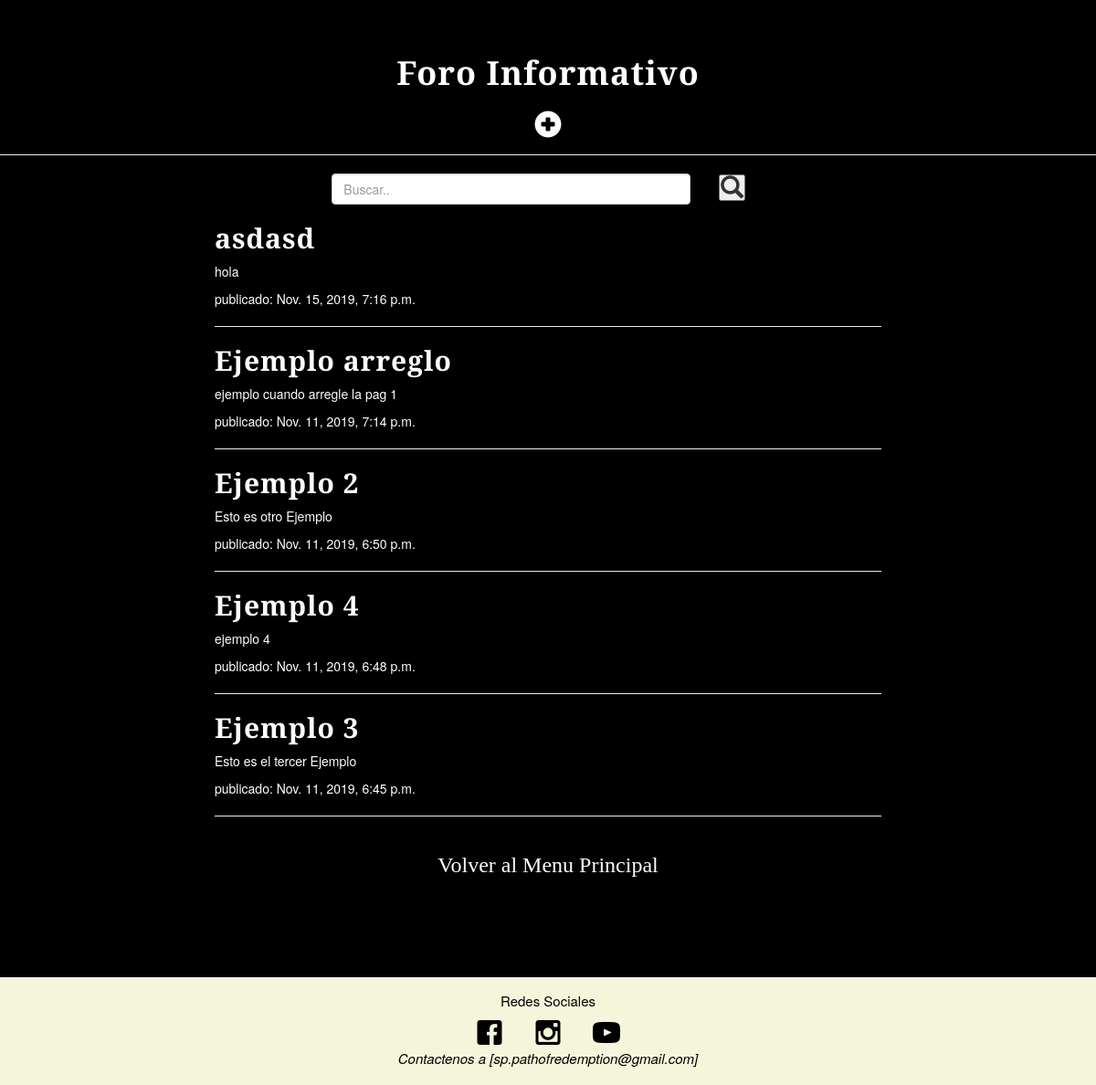
Page /foro (signed in) on the committed database.
### Foro/models.py (models this page shows, shortened)
class Post(models.Model):
    author = models.ForeignKey('auth.User', on_delete=models.CASCADE)
    title = models.CharField(max_length=200)
    text = models.TextField()
    created_date = models.DateTimeField(
            default=timezone.now)
    published_date = models.DateTimeField(
            blank=True, null=True)

### Foro/views.py (the view)
# urls.py: path('foro', views.foro, name='foro'),
def foro(request):
    queryset = request.GET.get("buscar")
    if queryset:
        posts = Post.objects.filter(
            Q(title__icontains = queryset) |
            Q(text__icontains = queryset)
        ).distinct()
    else:
        posts = Post.objects.filter(published_date__lte=timezone.now()).order_by('published_date').reverse()
    return render(request, 'Foro/foro.html', {'posts': posts })

### Foro/templates/Foro/foro.html (shortened to what this page needs)
{% extends 'Foro/base.html' %}
    {% block content %} {% for post in posts %}
    <div>
        <h2><a href="{% url 'post_detail' pk=post.pk %}">{{ post.title }}</a></h2>
        <p>{{ post.text|linebreaksbr }}</p>
        <p> publicado: {{ post.published_date }}</p>
        <hr>
    </div>
    {% endfor %} {% endblock %}

### Foro/static/css/foro.css (style rules this page uses)
* { margin: 0; padding: 0; -webkit-box-sizing: border-box; -moz-box-sizing: border-box; box-sizing: border-box; }
body { background: #000000; }
h2 { color: #F5F5DC; letter-spacing: 1px; font-family: 'Cinzel', serif; font-weight: bold; }
h2 a { color: #fff; letter-spacing: 1px; font-family: 'Cinzel', serif; font-weight: bold; }
p { color: #fff; }

### rows in the picture
Post: title "asdasd", text "hola", published_date "Nov. 15, 2019, 7:16 p.m."
Post: title "Ejemplo arreglo", text "ejemplo cuando arregle la pag 1", published_date "Nov. 11, 2019, 7:14 p.m."
Post: title "Ejemplo 2", text "Esto es otro Ejemplo", published_date "Nov. 11, 2019, 6:50 p.m."
Post: title "Ejemplo 4", text "ejemplo 4", published_date "Nov. 11, 2019, 6:48 p.m."
Post: title "Ejemplo 3", text "Esto es el tercer Ejemplo", published_date "Nov. 11, 2019, 6:45 p.m."
